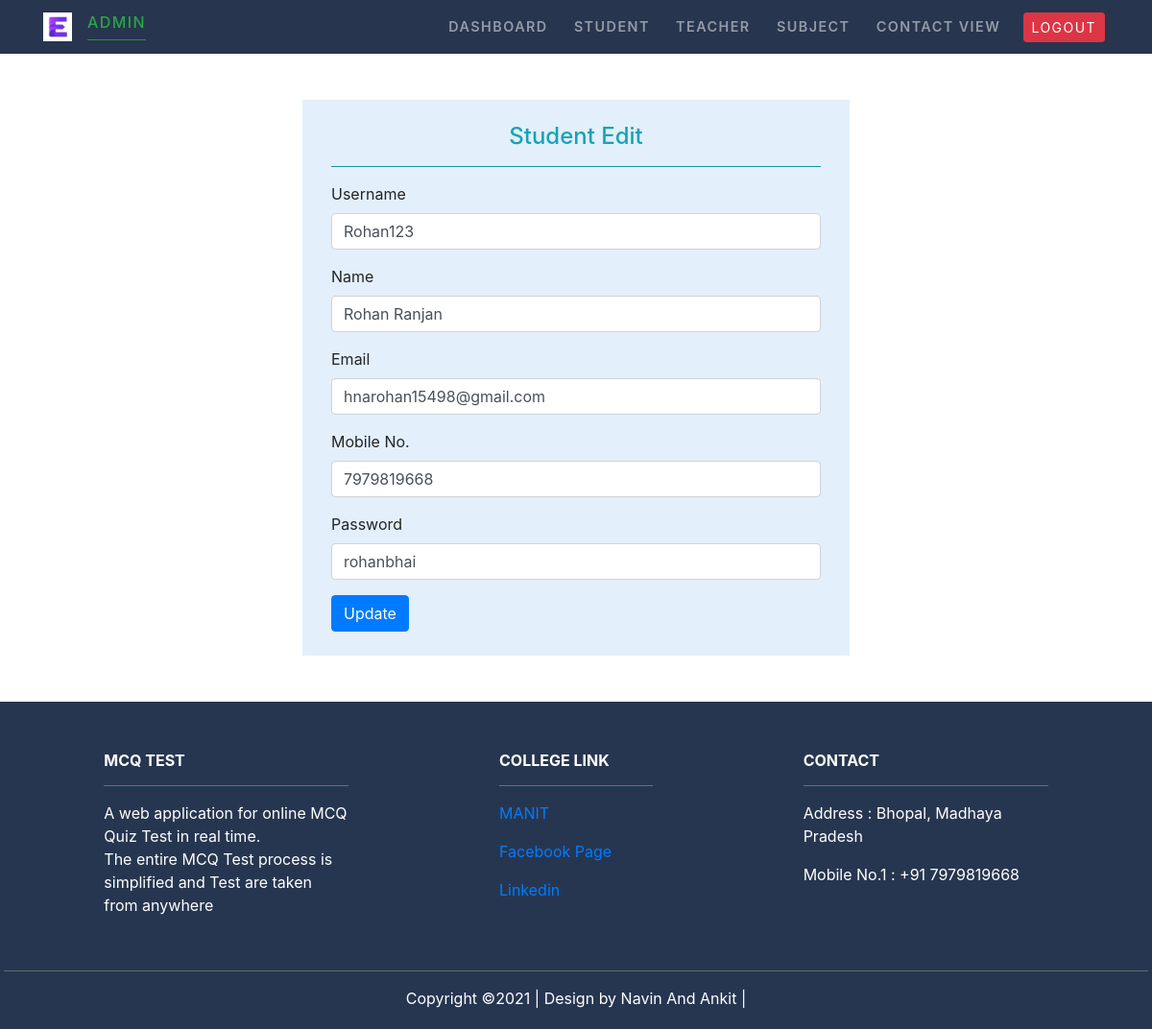
The page /edit_student/1/ on the database its author committed.
### Student/models.py (models this page shows, shortened)
class Student(models.Model):
    username=models.CharField(max_length=20, unique=True)
    name=models.CharField(max_length=50)
    email=models.EmailField(max_length=100)
    mobile= models.CharField(max_length=11)
    password=models.CharField(max_length=30)

### MCQ_Test/views.py (the view, shortened to what this page needs)
# urls.py: path('edit_student/<int:id>/',views.admin_edit_student,name="editstudent"),
def admin_edit_student(request,id):
    stu=Student.objects.get(pk=id)
    return render(request,'MCQ_Test/adminstudentedit.html',{'stu':stu})

### MCQ_Test/templates/MCQ_Test/adminstudentedit.html (shortened to what this page needs)
{% extends 'MCQ_Test/adminbase.html' %}
{% load static %}
{% block content %}
<div class="container py-5">
        <div class="row justify-content-center align-items-center ">
          <div class="col-md-6 " style="background-color: rgb(227, 239, 250);">
              <div class="col-md-12 py-4">
                  <div class="text-center text-info" >
                      <h4> Student Edit</h4>
                  </div>
                      <hr class="bg-info">
                           <form action="{% url 'editstudent' stu.id %}" method="POST">
                            <div class="form-group">
                              <label >Username</label>
                              <input type="Username" class="form-control" name="username" Required value="{{stu.username}}" >
                            </div>
                            <div class="form-group">
                              <label for="exampleInputPassword1">Name</label>
                              <input type="text" class="form-control" name="uname" Required value="{{stu.name}}" >
                            </div>
                            <div class="form-group">
                              <label for="exampleInputPassword1">Email</label>
                              <input type="email" class="form-control" name="uemail" Required value="{{stu.email}}">
                            </div>
                            <div class="form-group">
                              <label for="exampleInputPassword1">Mobile No. </label>
                              <input type="number" class="form-control" name="umobile"Required value="{{stu.mobile}}" >
                            </div>
                            <div class="form-group">
                              <label for="exampleInputPassword1">Password</label>
                              <input type="text" class="form-control" name="upass" Required value="{{stu.password}}" >
                            </div>
                            <button type="submit" class="btn btn-primary">Update</button>
                          </form>
                          <div class='col-sm-4'>
                          </div>
                      </div>
                   </div>
            </div>
        </div>
{% endblock content %}

### rows shown on the page
Student: username "Rohan123", uname "Rohan Ranjan", uemail "hnarohan15498@gmail.com", umobile "7979819668", upass "rohanbhai"
